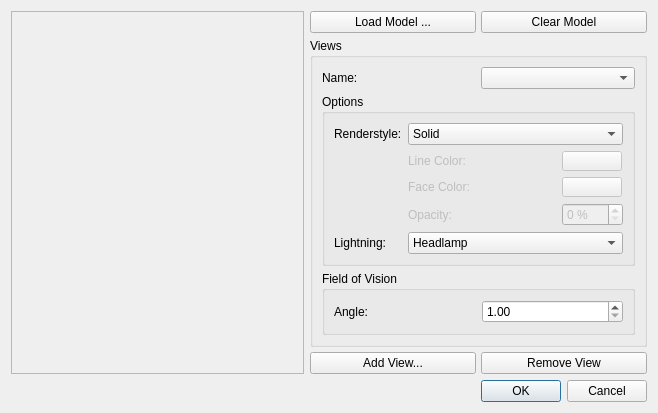
<?xml version="1.0" encoding="UTF-8"?>
<ui version="4.0">
 <class>OSGEditor</class>
 <widget class="QDialog" name="OSGEditor">
  <property name="geometry">
   <rect>
    <x>0</x>
    <y>0</y>
    <width>658</width>
    <height>411</height>
   </rect>
  </property>
  <property name="windowTitle">
   <string>3D Properties</string>
  </property>
  <layout class="QVBoxLayout" name="verticalLayout_3">
   <item>
    <layout class="QHBoxLayout" name="horizontalLayout_4">
     <item>
      <widget class="QFrame" name="frame">
       <property name="frameShape">
        <enum>QFrame::StyledPanel</enum>
       </property>
       <property name="frameShadow">
        <enum>QFrame::Sunken</enum>
       </property>
       <property name="lineWidth">
        <number>2</number>
       </property>
       <layout class="QGridLayout" name="gridLayout_4">
        <item row="0" column="1">
         <spacer name="verticalSpacer">
          <property name="orientation">
           <enum>Qt::Vertical</enum>
          </property>
          <property name="sizeHint" stdset="0">
           <size>
            <width>20</width>
            <height>118</height>
           </size>
          </property>
         </spacer>
        </item>
        <item row="1" column="0">
         <spacer name="horizontalSpacer">
          <property name="orientation">
           <enum>Qt::Horizontal</enum>
          </property>
          <property name="sizeHint" stdset="0">
           <size>
            <width>105</width>
            <height>1</height>
           </size>
          </property>
         </spacer>
        </item>
        <item row="1" column="1">
         <widget class="ViewerQT" name="drawingarea" native="true">
          <property name="sizePolicy">
           <sizepolicy hsizetype="Fixed" vsizetype="Fixed">
            <horstretch>0</horstretch>
            <verstretch>0</verstretch>
           </sizepolicy>
          </property>
          <property name="minimumSize">
           <size>
            <width>30</width>
            <height>30</height>
           </size>
          </property>
          <property name="maximumSize">
           <size>
            <width>400</width>
            <height>400</height>
           </size>
          </property>
         </widget>
        </item>
        <item row="1" column="2">
         <spacer name="horizontalSpacer_2">
          <property name="orientation">
           <enum>Qt::Horizontal</enum>
          </property>
          <property name="sizeHint" stdset="0">
           <size>
            <width>104</width>
            <height>20</height>
           </size>
          </property>
         </spacer>
        </item>
        <item row="2" column="1">
         <spacer name="verticalSpacer_2">
          <property name="orientation">
           <enum>Qt::Vertical</enum>
          </property>
          <property name="sizeHint" stdset="0">
           <size>
            <width>20</width>
            <height>118</height>
           </size>
          </property>
         </spacer>
        </item>
       </layout>
      </widget>
     </item>
     <item>
      <layout class="QVBoxLayout" name="verticalLayout_2">
       <property name="spacing">
        <number>5</number>
       </property>
       <item>
        <layout class="QHBoxLayout" name="horizontalLayout">
         <item>
          <widget class="QPushButton" name="loadButton">
           <property name="text">
            <string>Load Model ...</string>
           </property>
           <property name="autoDefault">
            <bool>false</bool>
           </property>
          </widget>
         </item>
         <item>
          <widget class="QPushButton" name="clearButton">
           <property name="text">
            <string>Clear Model</string>
           </property>
           <property name="autoDefault">
            <bool>false</bool>
           </property>
          </widget>
         </item>
        </layout>
       </item>
       <item>
        <widget class="QGroupBox" name="groupBox_5">
         <property name="title">
          <string>Views</string>
         </property>
         <layout class="QVBoxLayout" name="verticalLayout">
          <property name="spacing">
           <number>5</number>
          </property>
          <item>
           <layout class="QHBoxLayout" name="horizontalLayout_2">
            <item>
             <widget class="QLabel" name="label_10">
              <property name="text">
               <string>Name:</string>
              </property>
             </widget>
            </item>
            <item>
             <widget class="QComboBox" name="viewCombo">
              <property name="editable">
               <bool>false</bool>
              </property>
              <property name="insertPolicy">
               <enum>QComboBox::InsertAtCurrent</enum>
              </property>
             </widget>
            </item>
           </layout>
          </item>
          <item>
           <widget class="QGroupBox" name="groupBox_4">
            <property name="title">
             <string>Options</string>
            </property>
            <layout class="QGridLayout" name="gridLayout_2">
             <item row="0" column="0">
              <widget class="QLabel" name="label_8">
               <property name="sizePolicy">
                <sizepolicy hsizetype="Maximum" vsizetype="Preferred">
                 <horstretch>0</horstretch>
                 <verstretch>0</verstretch>
                </sizepolicy>
               </property>
               <property name="text">
                <string>Renderstyle:</string>
               </property>
              </widget>
             </item>
             <item row="0" column="1">
              <widget class="QComboBox" name="renderStyleCombo">
               <item>
                <property name="text">
                 <string>Solid</string>
                </property>
               </item>
               <item>
                <property name="text">
                 <string>Solid Wireframe</string>
                </property>
               </item>
               <item>
                <property name="text">
                 <string>Transparent</string>
                </property>
               </item>
               <item>
                <property name="text">
                 <string>Transparent Wireframe</string>
                </property>
               </item>
               <item>
                <property name="text">
                 <string>BoundingBox</string>
                </property>
               </item>
               <item>
                <property name="text">
                 <string>Transparent BoundingBox</string>
                </property>
               </item>
               <item>
                <property name="text">
                 <string>Transparen tBoundingBox Outline</string>
                </property>
               </item>
               <item>
                <property name="text">
                 <string>Wireframe</string>
                </property>
               </item>
               <item>
                <property name="text">
                 <string>Shaded Wireframe</string>
                </property>
               </item>
               <item>
                <property name="text">
                 <string>Hidden Wireframe</string>
                </property>
               </item>
               <item>
                <property name="text">
                 <string>Vertices</string>
                </property>
               </item>
               <item>
                <property name="text">
                 <string>Shaded Vertices</string>
                </property>
               </item>
               <item>
                <property name="text">
                 <string>Illustration</string>
                </property>
               </item>
               <item>
                <property name="text">
                 <string>Solid Outline</string>
                </property>
               </item>
               <item>
                <property name="text">
                 <string>Shaded Illustration</string>
                </property>
               </item>
              </widget>
             </item>
             <item row="1" column="1">
              <layout class="QGridLayout" name="gridLayout">
               <item row="0" column="0">
                <widget class="QLabel" name="label">
                 <property name="enabled">
                  <bool>false</bool>
                 </property>
                 <property name="text">
                  <string>Line Color:</string>
                 </property>
                </widget>
               </item>
               <item row="0" column="1">
                <widget class="QPushButton" name="buttonACcolor">
                 <property name="enabled">
                  <bool>false</bool>
                 </property>
                 <property name="minimumSize">
                  <size>
                   <width>60</width>
                   <height>20</height>
                  </size>
                 </property>
                 <property name="maximumSize">
                  <size>
                   <width>60</width>
                   <height>20</height>
                  </size>
                 </property>
                 <property name="text">
                  <string/>
                 </property>
                 <property name="autoDefault">
                  <bool>false</bool>
                 </property>
                </widget>
               </item>
               <item row="1" column="0">
                <widget class="QLabel" name="label_2">
                 <property name="enabled">
                  <bool>false</bool>
                 </property>
                 <property name="text">
                  <string>Face Color:</string>
                 </property>
                </widget>
               </item>
               <item row="1" column="1">
                <widget class="QPushButton" name="buttonFCcolor">
                 <property name="enabled">
                  <bool>false</bool>
                 </property>
                 <property name="minimumSize">
                  <size>
                   <width>60</width>
                   <height>20</height>
                  </size>
                 </property>
                 <property name="maximumSize">
                  <size>
                   <width>60</width>
                   <height>20</height>
                  </size>
                 </property>
                 <property name="text">
                  <string/>
                 </property>
                 <property name="autoDefault">
                  <bool>false</bool>
                 </property>
                </widget>
               </item>
               <item row="2" column="0">
                <widget class="QLabel" name="label_3">
                 <property name="enabled">
                  <bool>false</bool>
                 </property>
                 <property name="text">
                  <string>Opacity:</string>
                 </property>
                </widget>
               </item>
               <item row="2" column="1">
                <widget class="QSpinBox" name="transpSpin">
                 <property name="enabled">
                  <bool>false</bool>
                 </property>
                 <property name="suffix">
                  <string> %</string>
                 </property>
                 <property name="maximum">
                  <number>100</number>
                 </property>
                 <property name="singleStep">
                  <number>10</number>
                 </property>
                </widget>
               </item>
              </layout>
             </item>
             <item row="2" column="0">
              <widget class="QLabel" name="label_9">
               <property name="sizePolicy">
                <sizepolicy hsizetype="Maximum" vsizetype="Preferred">
                 <horstretch>0</horstretch>
                 <verstretch>0</verstretch>
                </sizepolicy>
               </property>
               <property name="text">
                <string>Lightning:</string>
               </property>
              </widget>
             </item>
             <item row="2" column="1">
              <widget class="QComboBox" name="lightStyleCombo">
               <property name="currentIndex">
                <number>1</number>
               </property>
               <item>
                <property name="text">
                 <string>None</string>
                </property>
               </item>
               <item>
                <property name="text">
                 <string>Headlamp</string>
                </property>
               </item>
               <item>
                <property name="text">
                 <string>White</string>
                </property>
               </item>
               <item>
                <property name="text">
                 <string>Day</string>
                </property>
               </item>
               <item>
                <property name="text">
                 <string>Night</string>
                </property>
               </item>
               <item>
                <property name="text">
                 <string>Hard</string>
                </property>
               </item>
               <item>
                <property name="text">
                 <string>Primary</string>
                </property>
               </item>
               <item>
                <property name="text">
                 <string>Blue</string>
                </property>
               </item>
               <item>
                <property name="text">
                 <string>Red</string>
                </property>
               </item>
               <item>
                <property name="text">
                 <string>Cube</string>
                </property>
               </item>
               <item>
                <property name="text">
                 <string>CAD</string>
                </property>
               </item>
               <item>
                <property name="text">
                 <string>Artwork</string>
                </property>
               </item>
              </widget>
             </item>
            </layout>
           </widget>
          </item>
          <item>
           <widget class="QGroupBox" name="groupBox_3">
            <property name="title">
             <string>Field of Vision</string>
            </property>
            <property name="flat">
             <bool>false</bool>
            </property>
            <layout class="QGridLayout" name="gridLayout_3">
             <item row="0" column="0">
              <widget class="QLabel" name="label_7">
               <property name="frameShape">
                <enum>QFrame::NoFrame</enum>
               </property>
               <property name="text">
                <string>Angle:</string>
               </property>
              </widget>
             </item>
             <item row="0" column="1">
              <widget class="ScrSpinBox" name="fovAngle">
               <property name="minimum">
                <double>1.000000000000000</double>
               </property>
               <property name="maximum">
                <double>180.000000000000000</double>
               </property>
               <property name="value">
                <double>1.000000000000000</double>
               </property>
              </widget>
             </item>
            </layout>
           </widget>
          </item>
         </layout>
        </widget>
       </item>
       <item>
        <layout class="QHBoxLayout" name="horizontalLayout_3">
         <item>
          <widget class="QPushButton" name="buttonAddView">
           <property name="text">
            <string>Add View...</string>
           </property>
           <property name="autoDefault">
            <bool>false</bool>
           </property>
          </widget>
         </item>
         <item>
          <widget class="QPushButton" name="buttonRemoveView">
           <property name="text">
            <string>Remove View</string>
           </property>
           <property name="autoDefault">
            <bool>false</bool>
           </property>
          </widget>
         </item>
        </layout>
       </item>
      </layout>
     </item>
    </layout>
   </item>
   <item>
    <widget class="QDialogButtonBox" name="buttonBox">
     <property name="orientation">
      <enum>Qt::Horizontal</enum>
     </property>
     <property name="standardButtons">
      <set>QDialogButtonBox::Cancel|QDialogButtonBox::Ok</set>
     </property>
    </widget>
   </item>
  </layout>
 </widget>
 <customwidgets>
  <customwidget>
   <class>ViewerQT</class>
   <extends>QWidget</extends>
   <header>ui/AdapterWidget.h</header>
   <container>1</container>
  </customwidget>
  <customwidget>
   <class>ScrSpinBox</class>
   <extends>QDoubleSpinBox</extends>
   <header>ui/scrspinbox.h</header>
  </customwidget>
 </customwidgets>
 <resources/>
 <connections>
  <connection>
   <sender>buttonBox</sender>
   <signal>accepted()</signal>
   <receiver>OSGEditor</receiver>
   <slot>accept()</slot>
   <hints>
    <hint type="sourcelabel">
     <x>248</x>
     <y>254</y>
    </hint>
    <hint type="destinationlabel">
     <x>157</x>
     <y>274</y>
    </hint>
   </hints>
  </connection>
  <connection>
   <sender>buttonBox</sender>
   <signal>rejected()</signal>
   <receiver>OSGEditor</receiver>
   <slot>reject()</slot>
   <hints>
    <hint type="sourcelabel">
     <x>316</x>
     <y>260</y>
    </hint>
    <hint type="destinationlabel">
     <x>286</x>
     <y>274</y>
    </hint>
   </hints>
  </connection>
 </connections>
</ui>
